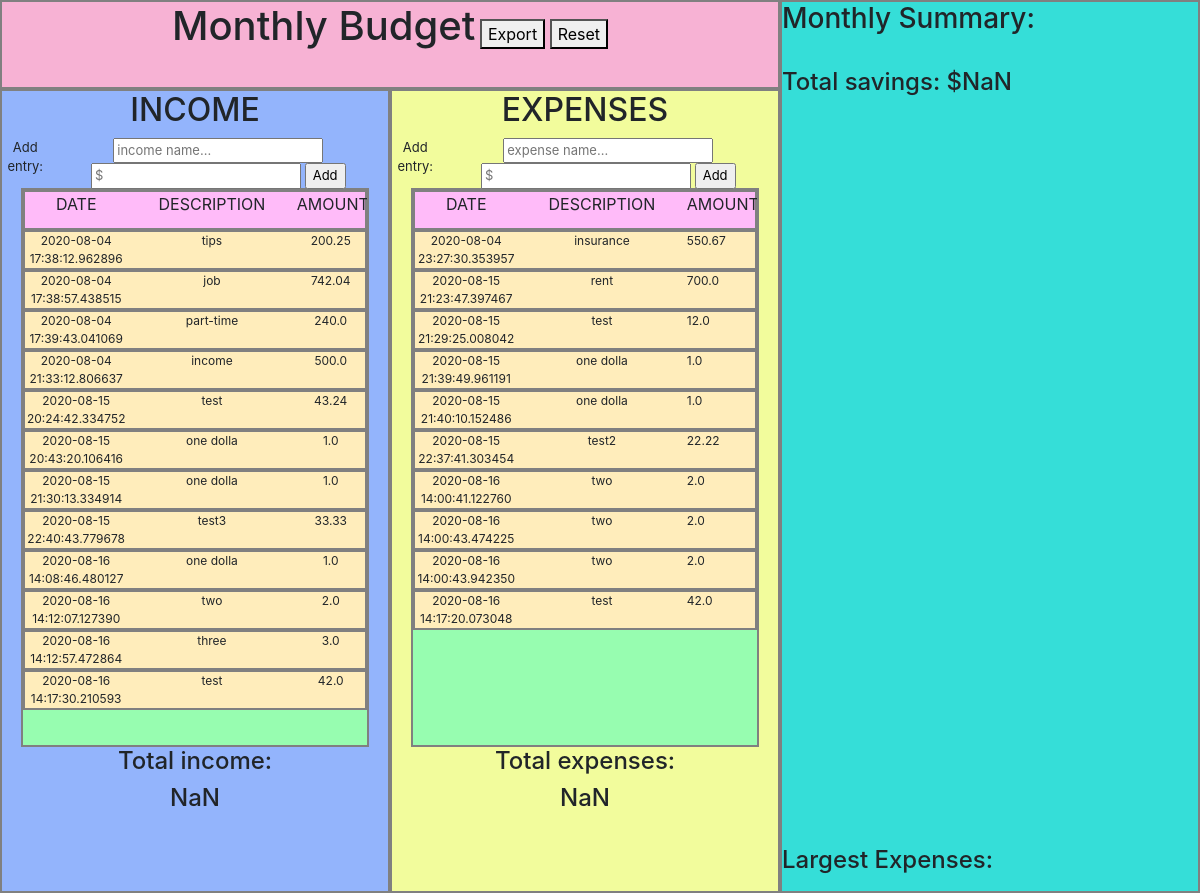
/, run on an earlier commit of the app's database.
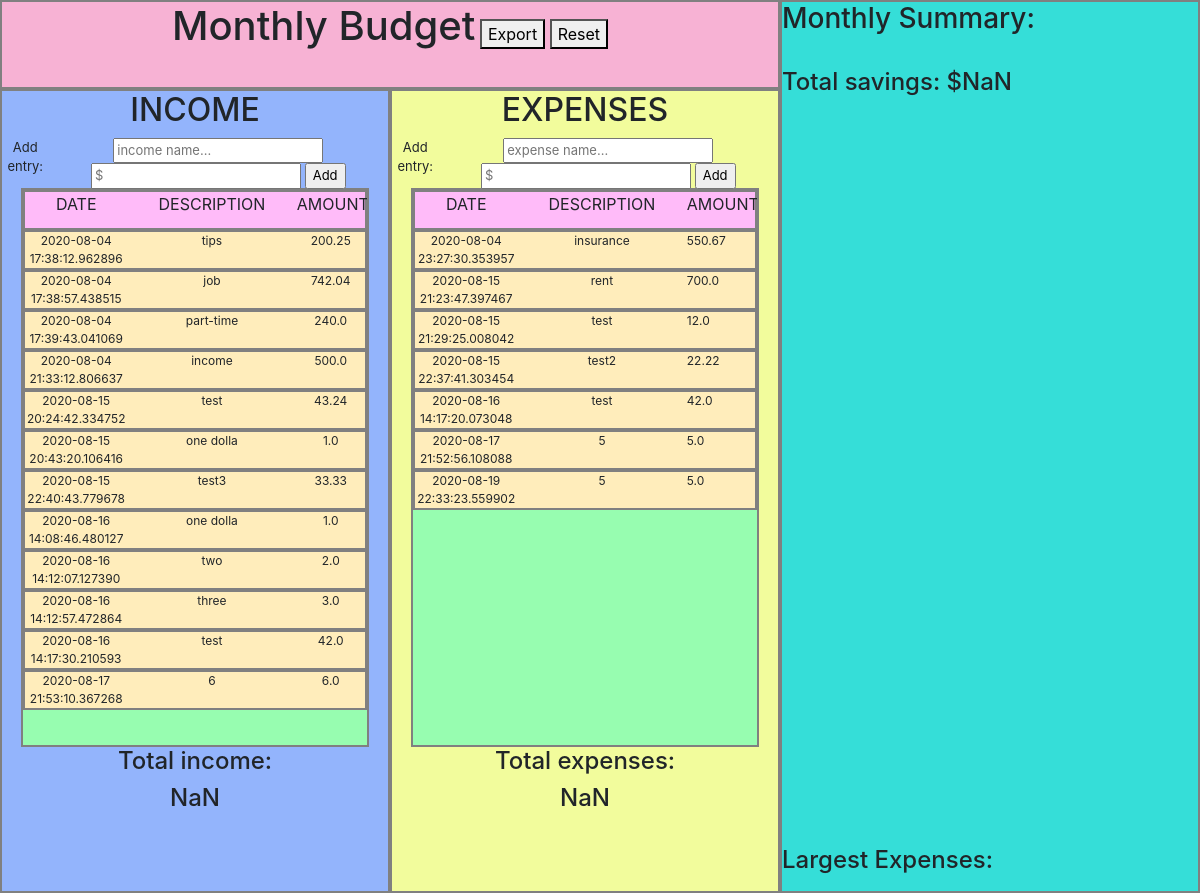
And on a later commit of the database.
### app.py (models this page shows, shortened)
class Income(db.Model):
    id = db.Column(db.Integer, primary_key=True)
    description = db.Column(db.String(50), nullable=False)
    amount = db.Column(db.Float, nullable=False)
    date = db.Column(db.DateTime, default=datetime.now)

class Expense(db.Model):
    id = db.Column(db.Integer, primary_key=True)
    description = db.Column(db.String(50), nullable=False)
    amount = db.Column(db.Float, nullable=False)
    date = db.Column(db.DateTime, default=datetime.now)

### app.py (the view)
@app.route("/", methods=["GET", "POST"])
def home():
    allIncome = Income.query.all()
    allExpense = Expense.query.all()
    return render_template("budget_interface.html", allIncome=allIncome, allExpense=allExpense)

### templates/budget_interface.html (shortened to what this page needs)
<!DOCTYPE html>
<html lang="en" xmlns:th="http://www.thymeleaf.org">
  <head>
    <link rel="stylesheet" href="https://maxcdn.bootstrapcdn.com/bootstrap/4.0.0/css/bootstrap.min.css">
  </head>
  <body>
    <div class="budgetcontainer">
    <div class="budgetsection">
        <div class="header">
            <div class="headerrow"><h1>Monthly Budget</h1></div>
            <div class="headerrow"><button type="button" class="exportbutton" id="exportbutton">Export</button></div>
            <div class="headerrow"><button type="button" class="resetbutton" id="resetbutton">Reset</button></div>
        </div>
        <div class="twocolumns">
        <div class="leftcolumn">
            <h2>INCOME</h2>
        <div class="formwrap">
            <text>Add entry: </text>
            <form id="incomeentry" method="POST" action="/">
              <input type="text" name="incomesource" id="incomesource" placeholder="income name...">
              <input type="text" name="incomeamount" id="incomeamount" placeholder="$">
              <input type="submit" value="Add" id="incomeaddbtn">
            </form>
        </div>
    <div class="entrywrap" id="entrywrap">
      <div class="entryheader">
          <div class="dateheader">DATE</div>
          <div class="descriptionheader">DESCRIPTION</div>
          <div class="amountheader">AMOUNT</div>
      </div>
      <div id="incomeentrywrap">
      {% for income in allIncome %}
      <div class="entry" id="entry" title={{income.id}}>
          <div class="date">{{income.date}}</div>
          <div class="description">{{income.description}}</div>
          <div class="amount">{{income.amount}}</div>
      </div>
      {% endfor %}
      </div>
    </div>
        <h4>Total income: </h4><h4 id="totalincome"></h4>
        </div>
        <div class="rightcolumn">
        <h2>EXPENSES</h2>
        <div class="formwrap">
            <text>Add entry: </text>
            <form id="expenseentry" autocomplete="off" method="POST" action="/">
              <input type="text" name="expensesource" id="expensesource" placeholder="expense name...">
              <input type="text" name="expenseamount" id="expenseamount" placeholder="$">
              <input type="submit" value="Add" id="expenseaddbtn">
          </form>
        </div>
        <div class="entrywrap" id="entrywrap">
            <div class="entryheader">
                <div class="dateheader">DATE</div>
                <div class="descriptionheader">DESCRIPTION</div>
                <div class="amountheader">AMOUNT</div>
            </div>
            <div id="expenseentrywrap">
              {% for expense in allExpense %}
              <div class="expenseentry" id="expenseentry" title={{expense.id}}>
                  <div class="date">{{expense.date}}</div>
                  <div class="expensedescription">{{expense.description}}</div>
                  <div class="expenseamount">{{expense.amount}}</div>
              </div>
              {% endfor %}
              </div>
        </div>
        <h4>Total expenses: </h4><h4 id="totalexpense"></h4>
        </div>
        </div>
    </div>
    <div class="summary">
        <h3>Monthly Summary:</h3><br>
        <h4 id="savings"></h4><br>
        <div id="chartContainer" style="height: 300px; width: 100%;"></div><br>
        <div id="expChartContainer" style="height: 370px; width: 100%;"></div><br>
        <h4>Largest Expenses:</h4>
    </div>
  </body>
</html>

What changed in the data, as far as the page shows it:
removed Income: date "2020-08-15 21:30:13.334914", description "one dolla", amount "1.0"
removed Expense: date "2020-08-15 21:39:49.961191", description "one dolla", amount "1.0"
removed Expense: date "2020-08-15 21:40:10.152486", description "one dolla", amount "1.0"
removed Expense: date "2020-08-16 14:00:41.122760", description "two", amount "2.0"
removed Expense: date "2020-08-16 14:00:43.474225", description "two", amount "2.0"
removed Expense: date "2020-08-16 14:00:43.942350", description "two", amount "2.0"
added Income: date "2020-08-17 21:53:10.367268", description "6", amount "6.0"
added Expense: date "2020-08-17 21:52:56.108088", description "5", amount "5.0"
added Expense: date "2020-08-19 22:33:23.559902", description "5", amount "5.0"
